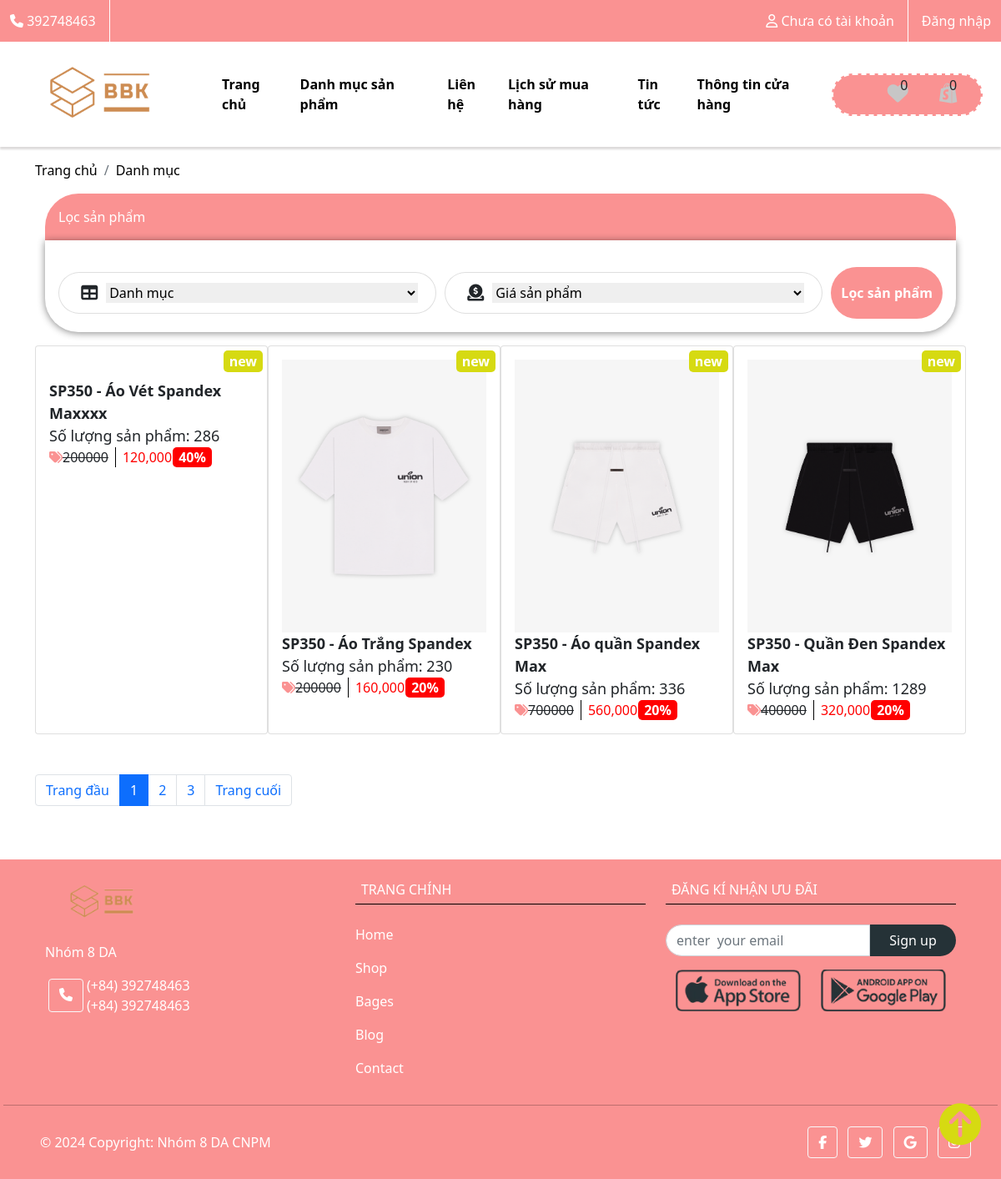
/mvc/controllers/user.php?action=danhmuc, run on the app's committed database.
### tables this page shows
CREATE TABLE `info` (
  `id_info` int(11) NOT NULL,
  `email_info` varchar(256) NOT NULL,
  `logo` varchar(256) NOT NULL,
  `phone_info` int(11) NOT NULL,
  `adress_info` varchar(256) NOT NULL,
  `thongtin` text NOT NULL
);

CREATE TABLE `products` (
  `id_pro` int(11) NOT NULL,
  `title_pro` varchar(256) NOT NULL,
  `content_pro` text NOT NULL,
  `thongtin` varchar(256) NOT NULL,
  `image_pro` varchar(256) NOT NULL,
  `quantity_pro` int(11) NOT NULL,
  `price_pro` int(11) NOT NULL,
  `sale_pro` int(11) NOT NULL,
  `date_pro` datetime NOT NULL,
  `special_pro` int(11) NOT NULL DEFAULT 0,
  `view_pro` int(11) NOT NULL,
  `hiden_pro` int(11) NOT NULL DEFAULT 0,
  `cate_id` int(11) NOT NULL
);

### mvc/views/user/danhmuc.php (the view, shortened to what the rows shown need)
<div class="all__sp mt-3 container">
                            <?php foreach ($post->get_val('cates') as $val) : extract($val); ?>
                            <?php endforeach; ?>
    <main class="main__one container-xl">
        <div class="sp__main">
            <div class="row mt-3 container">
                <?php
                  if (!empty($save_dm)) {
                      foreach ($save_dm as $val) : extract($val) ?>
                        <div class="col-xl-3 col-md-4 col-6 p-3 card">
                            <div class="card__tt">
                                <div class="card__tt-image">
                                    <img src="<?= IMAGE ?><?= $image_pro ?>" alt="">
                                </div>
                                <div class="ten_sp">
                                    <strong><?= $title_pro ?></strong>
                                </div>
                                <div class="ten_sp">
                                    <span class="text-dark">Số lượng sản phẩm: </span><?= $quantity_pro ?>
                                </div>
                                <div class="gia_sp d-flex">
                                    <div class="tt_gia_tien">
                                        <i class="fas fa-tags"></i>
                                    </div>
                                    <div class="gia_goc">
                                        <del><span><?= $price_pro ?></span></del>
                                    </div>
                                    <div class="gia_duocgiam">
                                        <span><?php echo number_format($sale_chinh = $price_pro - $price_pro * ($sale_pro / 100)); ?></span>
                                    </div>
                                    <div class="sale_sp">
                                        <span>
                                            <?= $sale_pro ?>%
                                        </span>
                                    </div>
                                </div>
                                <div class="new">
                                    <span>
                                        new
                                    </span>
                                </div>
                            </div>
                        </div>
                <?php endforeach;
                  } else {
                      echo "<h1>Sản phẩm trống</h1>";
                  } ?>
            </div>
        </div>
    </main>
</div>

### mvc/views/user/not-doi/nav.php (shortened to what the rows shown need)
<!DOCTYPE html>
<html lang="en">
<head>
    <link rel="stylesheet" href="https://cdn.jsdelivr.net/gh/lykmapipo/themify-icons@0.1.2/css/themify-icons.css">
    <link href="https://cdn.jsdelivr.net/npm/bootstrap@5.1.1/dist/css/bootstrap.min.css" rel="stylesheet">
    <link rel="stylesheet" href="https://unpkg.com/swiper/swiper-bundle.min.css" />
    <link rel="stylesheet" href="../public/css/web.css">
</head>
<body>
    <?php if (!empty($post->get_val('info'))) {
        foreach ($post->get_val('info') as $logo) : extract($logo); ?>
            <div class="top_nav_tt ">
                <div class="call__us login__us d-flex">
                    <span>
                        <i class="fas fa-phone"></i> <?= $phone_info ?>
                    </span>
                </div>
                <div class="login__us d-flex">
                    <div class="dropdown">
                        <?php
                        if (!isset($id)) {
                            echo "<div class=''><span><i class='far fa-user'></i> Chưa có tài khoản</span></div>";
                        } ?>
                    </div>
                    <?php
                    if (!isset($id)) {
                        echo "<div class='gach mx-3'></div>
                <a href='../controllers/get.php?action=dangxuat'>Đăng nhập</a>";
                    } ?>
                </div>
            </div>
            <nav class="navbar navbar-expand-lg bg-white navbar-white sticky-top">
                <div class="container-fluid ">
                    <a class="navbar-brand" href="#">
                        <div class="nav__logo">
                            <img src="<?= IMAGE ?><?= $logo ?>" alt="" height="100px">
                        </div>
                    </a>
                    <div class="collapse navbar-collapse" id="collapsibleNavbar">
                        <ul class="navbar-nav">
                            <li class="nav-item">
                                <a class="nav-link" href="<?= CONTROLLERS_USER ?>">Trang chủ</a>
                            </li>
                            <li class="nav-item">
                                <a class="nav-link" href="<?= CONTROLLERS_USER ?>?action=danhmuc">Danh mục sản phẩm</a>
                            </li>
                            <li class="nav-item">
                                <a class="nav-link" href="<?= CONTROLLERS_USER ?>?action=contact">Liên hệ</a>
                            </li>
                            <li class="nav-item">
                                <a class="nav-link" href="<?= CONTROLLERS_USER ?>?action=lichsu">Lịch sử mua hàng</a>
                            </li>
                            <li class="nav-item">
                                <a class="nav-link" href="<?= CONTROLLERS_USER ?>?action=tintuc">Tin tức</a>
                            </li>
                            <li class="nav-item">
                                <a class="nav-link" href="<?= CONTROLLERS_USER ?>?action=gioithieu">Thông tin cửa hàng</a>
                            </li>
                        </ul>
                        <div class="nav__right d-flex justify-content-around ">
                            <div class="love">
                                <div class="sl"><?= $tym ?></div>
                                <a href="<?= CONTROLLERS_USER ?>?action=like">
                                    <span>
                                        <i class="fas fa-heart"></i>
                                    </span>
                                </a>
                            </div>
                            <div class="shop__cart">
                                <div class="sl">
                                    <?= $gh_nav ?>
                                </div>
                                <a href="<?= CONTROLLERS_USER ?>?action=card">
                                    <span>
                                        <i class="fab fa-shopify"></i>
                                    </span>
                                </a>
                            </div>
                        </div>
                    </div>
                </div>
            </nav>
    <?php endforeach;
    } ?>

### mvc/views/user/not-doi/footer.php (shortened to what the rows shown need)
<?php if (!empty($post->get_val('info'))) {
    foreach ($post->get_val('info') as $logo) : extract($logo); ?>
        <div class="mt-5 w-100">
            <footer class="text-center text-lg-start text-black">
                <div class="p-1 pb-0">
                    <section class="container">
                        <div class="row">
                            <div class="col-xl-4 col-sm-12 mt-3 d-flex flex-column">
                                <a class="navbar-brand__end" href=""><img src="<?= IMAGE ?><?= $logo ?>" alt=""></a>
                                <span class="mt-3">
                                    Nhóm 8 DA
                                </span>
                                <div class="footer__phone d-flex mt-3">
                                    <a class="btn btn-outline-light btn-floating m-1" role="button"><i class="fas fa-phone"></i></a>
                                    <div class="footer__phone--sdt d-flex flex-column ">
                                        <span>
                                            (+84) <?= $phone_info ?>
                                        </span>
                                        <span>
                                            (+84) <?= $phone_info ?>
                                        </span>
                                    </div>
                                </div>
                            </div>
                            <div class="col-xl-4 col-sm-12 mt-3">
                                <h6 class="text-uppercase mb-4 font-weight-bold">Trang chính</h6>
                                <p>
                                    <a class="">Home</a>
                                </p>
                                <p>
                                    <a class="">Shop</a>
                                </p>
                                <p>
                                    <a class="">Bages</a>
                                </p>
                                <p>
                                    <a class="">Blog</a>
                                </p>
                                <p>
                                    <a class="">Contact</a>
                                </p>
                            </div>
                            <div class="col-xl-4 col-sm-12 mt-3">
                                <h6 class="text-uppercase mb-4 font-weight-bold">
                                    Đăng kí nhận ưu đãi
                                </h6>
                                <p>
                                <form class="d-flex">
                                    <input class="form-control" type="text" placeholder="enter  your email">
                                    <button class="btn text-white" type="button">Sign up</button>
                                </form>
                                </p>
                                <p>
                                <div class="row">
                                    <img src="<?= IMAGE ?>Rectangle 35.png" alt="" class="col-xl-6">
                                    <img src="<?= IMAGE ?>Rectangle 36.png" alt="" class="col-xl-6">
                                </div>
                                </p>
                            </div>
                        </div>
                    </section>
                    <hr class="my-3">
                    <section class="p-3 pt-0">
                        <div class="row d-flex align-items-center">
                            <div class="col-md-7 col-lg-8 text-center text-md-start">
                                <div class="p-3 text-white">
                                    © 2024 Copyright: Nhóm 8 DA CNPM
                                </div>
                            </div>
                            <div class="col-md-5 col-lg-4 ml-lg-0 text-center text-md-end">
                                <a class="btn btn-outline-light btn-floating m-1" role="button"><i class="fab fa-facebook-f"></i></a>
                                <a class="btn btn-outline-light btn-floating m-1" role="button"><i class="fab fa-twitter"></i></a>
                                <a class="btn btn-outline-light btn-floating m-1" role="button"><i class="fab fa-google"></i></a>
                                <a class="btn btn-outline-light btn-floating m-1" role="button"><i class="fab fa-instagram"></i></a>
                            </div>
                        </div>
                    </section>
                </div>
            </footer>
            <div class="top" id="myBtn"> <i class="fas fa-arrow-circle-up"></i> </div>
        </div>
<?php endforeach;
} ?>
</body>
</html>

### data on the page
info: phone_info "392748463", logo (picture)
products: title_pro "SP350 - Áo Vét Spandex Maxxxx", quantity_pro "286", price_pro "200000", $sale_chinh = $price_pro - $price_pro * ($sale_pro / 100) "120,000", sale_pro "40"
products: image_pro (picture), title_pro "SP350 - Áo Trắng Spandex", quantity_pro "230", price_pro "200000", $sale_chinh = $price_pro - $price_pro * ($sale_pro / 100) "160,000", sale_pro "20"
products: image_pro (picture), title_pro "SP350 - Áo quần Spandex Max", quantity_pro "336", price_pro "700000", $sale_chinh = $price_pro - $price_pro * ($sale_pro / 100) "560,000", sale_pro "20"
products: image_pro (picture), title_pro "SP350 - Quần Đen Spandex Max", quantity_pro "1289", price_pro "400000", $sale_chinh = $price_pro - $price_pro * ($sale_pro / 100) "320,000", sale_pro "20"
